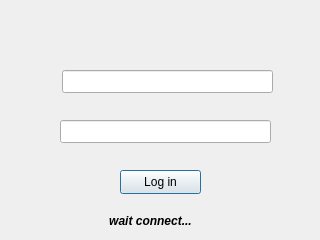
<?xml version="1.0" encoding="UTF-8"?>
<ui version="4.0">
 <class>LoginDialog</class>
 <widget class="QDialog" name="LoginDialog">
  <property name="geometry">
   <rect>
    <x>0</x>
    <y>0</y>
    <width>320</width>
    <height>240</height>
   </rect>
  </property>
  <property name="windowTitle">
   <string>Dialog</string>
  </property>
  <widget class="QLabel" name="statusLabel">
   <property name="geometry">
    <rect>
     <x>70</x>
     <y>210</y>
     <width>161</width>
     <height>21</height>
    </rect>
   </property>
   <property name="font">
    <font>
     <italic>true</italic>
     <bold>true</bold>
     <underline>false</underline>
    </font>
   </property>
   <property name="cursor">
    <cursorShape>BlankCursor</cursorShape>
   </property>
   <property name="frameShape">
    <enum>QFrame::Shape::NoFrame</enum>
   </property>
   <property name="text">
    <string>wait connect...</string>
   </property>
   <property name="alignment">
    <set>Qt::AlignmentFlag::AlignCenter</set>
   </property>
  </widget>
  <widget class="QPushButton" name="loginButton">
   <property name="geometry">
    <rect>
     <x>120</x>
     <y>170</y>
     <width>81</width>
     <height>24</height>
    </rect>
   </property>
   <property name="text">
    <string>Log in</string>
   </property>
  </widget>
  <widget class="QLineEdit" name="usernameLineEdit">
   <property name="geometry">
    <rect>
     <x>62</x>
     <y>70</y>
     <width>211</width>
     <height>23</height>
    </rect>
   </property>
  </widget>
  <widget class="QLineEdit" name="passwordLineEdit">
   <property name="geometry">
    <rect>
     <x>60</x>
     <y>120</y>
     <width>211</width>
     <height>23</height>
    </rect>
   </property>
  </widget>
 </widget>
 <resources/>
 <connections/>
</ui>
